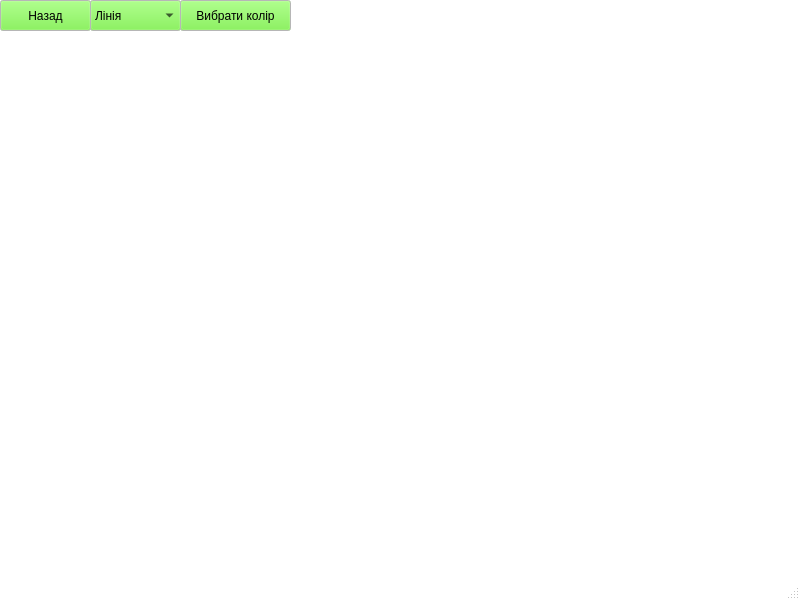
<?xml version="1.0" encoding="UTF-8"?>
<ui version="4.0">
 <class>MainWindow</class>
 <widget class="QMainWindow" name="MainWindow">
  <property name="geometry">
   <rect>
    <x>0</x>
    <y>0</y>
    <width>800</width>
    <height>600</height>
   </rect>
  </property>
  <property name="palette">
   <palette>
    <active>
     <colorrole role="Button">
      <brush brushstyle="SolidPattern">
       <color alpha="255">
        <red>109</red>
        <green>240</green>
        <blue>53</blue>
       </color>
      </brush>
     </colorrole>
     <colorrole role="Window">
      <brush brushstyle="SolidPattern">
       <color alpha="255">
        <red>255</red>
        <green>255</green>
        <blue>255</blue>
       </color>
      </brush>
     </colorrole>
    </active>
    <inactive>
     <colorrole role="Button">
      <brush brushstyle="SolidPattern">
       <color alpha="255">
        <red>109</red>
        <green>240</green>
        <blue>53</blue>
       </color>
      </brush>
     </colorrole>
     <colorrole role="Window">
      <brush brushstyle="SolidPattern">
       <color alpha="255">
        <red>255</red>
        <green>255</green>
        <blue>255</blue>
       </color>
      </brush>
     </colorrole>
    </inactive>
    <disabled>
     <colorrole role="Button">
      <brush brushstyle="SolidPattern">
       <color alpha="255">
        <red>109</red>
        <green>240</green>
        <blue>53</blue>
       </color>
      </brush>
     </colorrole>
     <colorrole role="Base">
      <brush brushstyle="SolidPattern">
       <color alpha="255">
        <red>255</red>
        <green>255</green>
        <blue>255</blue>
       </color>
      </brush>
     </colorrole>
     <colorrole role="Window">
      <brush brushstyle="SolidPattern">
       <color alpha="255">
        <red>255</red>
        <green>255</green>
        <blue>255</blue>
       </color>
      </brush>
     </colorrole>
    </disabled>
   </palette>
  </property>
  <property name="windowTitle">
   <string>MainWindow</string>
  </property>
  <widget class="QWidget" name="centralwidget">
   <widget class="QComboBox" name="comboBox">
    <property name="geometry">
     <rect>
      <x>90</x>
      <y>0</y>
      <width>91</width>
      <height>31</height>
     </rect>
    </property>
    <item>
     <property name="text">
      <string>Лінія</string>
     </property>
    </item>
    <item>
     <property name="text">
      <string>Прямокутник</string>
     </property>
    </item>
    <item>
     <property name="text">
      <string>Еліпс</string>
     </property>
    </item>
    <item>
     <property name="text">
      <string>Крапка</string>
     </property>
    </item>
   </widget>
   <widget class="QPushButton" name="pushButton">
    <property name="geometry">
     <rect>
      <x>0</x>
      <y>0</y>
      <width>91</width>
      <height>31</height>
     </rect>
    </property>
    <property name="text">
     <string>Назад</string>
    </property>
   </widget>
   <widget class="QPushButton" name="pushButton_2">
    <property name="geometry">
     <rect>
      <x>180</x>
      <y>0</y>
      <width>111</width>
      <height>31</height>
     </rect>
    </property>
    <property name="text">
     <string>Вибрати колір</string>
    </property>
   </widget>
  </widget>
  <widget class="QStatusBar" name="statusbar"/>
 </widget>
 <resources/>
 <connections/>
</ui>
